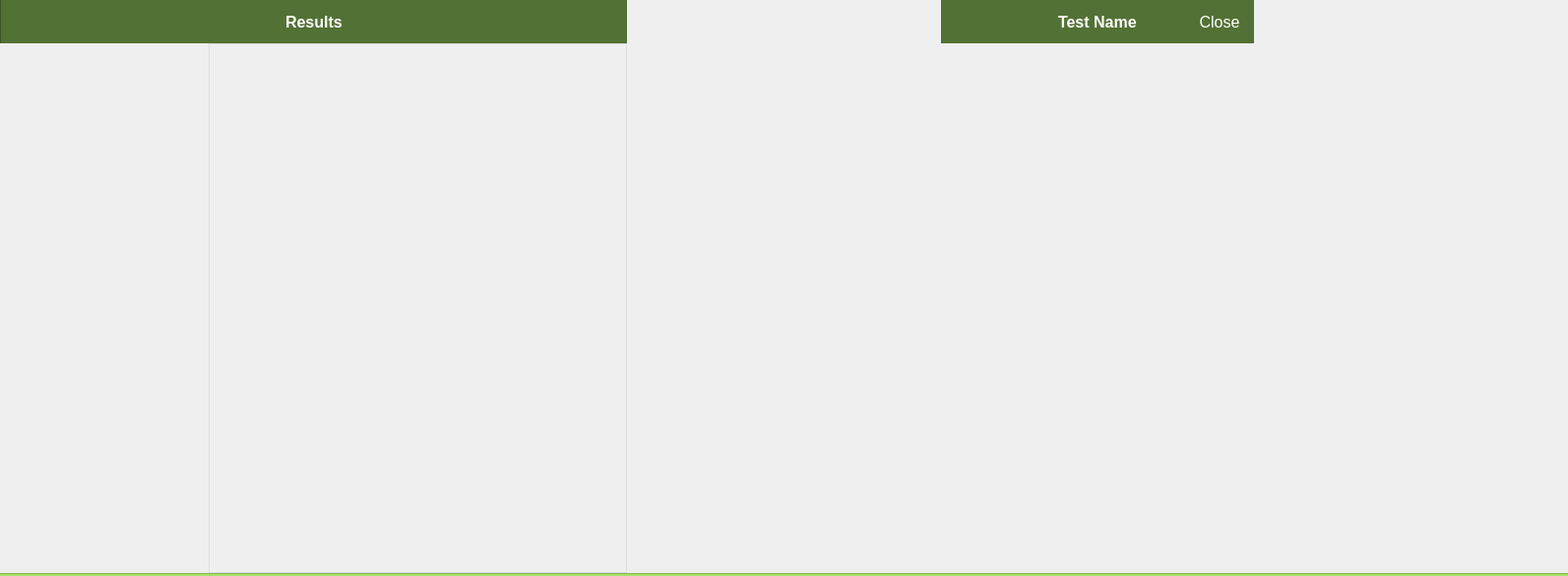
<?xml version="1.0" encoding="UTF-8"?>
<ui version="4.0">
 <class>ResultsPage</class>
 <widget class="QWidget" name="ResultsPage">
  <property name="geometry">
   <rect>
    <x>0</x>
    <y>0</y>
    <width>1593</width>
    <height>585</height>
   </rect>
  </property>
  <property name="minimumSize">
   <size>
    <width>0</width>
    <height>0</height>
   </size>
  </property>
  <property name="windowTitle">
   <string>ResultsPage</string>
  </property>
  <property name="styleSheet">
   <string notr="true">QWidget
{
	outline: hidden;
}

QWidget#resultsScrollWidgetContainer
{
	border-style: solid;
	border-color: #ddd;
	border-width: 1px 1px 1px 1px;
}

QLabel#bottomLine1
{
	background: #83b553
}

QLabel#bottomLine2
{
	background: #a4e268;
}

QLabel#sectionTitleLabel,#subresultsTitleLabel
{
	color: #fff;
	font-weight: bold;
	font-size: 16px;
}

QWidget#topBar,#subresultsTopBar
{
	border-style: solid;
	border-color: #3d5624;
	border-width: 0px 0px 0px 1px;
	background-color: #527134;
}

QLabel#sectionTitleLabel,#subresultsTItleLabel
{
	background-color: #527134;
	color: #fff;
	font-weight: bold;
	font-size: 16px;
}

QPushButton#subresultsCloseButton,#subresultsHiddenButton {
	background-color: #527134;
	border: none;
	min-width: 70px; max-width: 70px;
	color: #fff;
	font-weight: normal;
	font-size: 16px;
}

QPushButton#subresultsCloseButton:hover
{
	background-color: #577837;
}

QPushButton#subresultsCloseButton:pressed
{
	background-color: #4d6a31;
}

QPushButton#subresultsHiddenButton
{
	color: #527134;
}
</string>
  </property>
  <layout class="QVBoxLayout" name="verticalLayout_2">
   <property name="spacing">
    <number>0</number>
   </property>
   <property name="leftMargin">
    <number>0</number>
   </property>
   <property name="topMargin">
    <number>0</number>
   </property>
   <property name="rightMargin">
    <number>0</number>
   </property>
   <property name="bottomMargin">
    <number>0</number>
   </property>
   <item>
    <layout class="QHBoxLayout" name="horizontalLayout" stretch="2,1,1,1">
     <property name="spacing">
      <number>0</number>
     </property>
     <property name="rightMargin">
      <number>0</number>
     </property>
     <item>
      <widget class="QWidget" name="resultsPanel" native="true">
       <property name="sizePolicy">
        <sizepolicy hsizetype="Expanding" vsizetype="Expanding">
         <horstretch>0</horstretch>
         <verstretch>0</verstretch>
        </sizepolicy>
       </property>
       <layout class="QVBoxLayout" name="verticalLayout_3">
        <property name="spacing">
         <number>0</number>
        </property>
        <property name="leftMargin">
         <number>0</number>
        </property>
        <property name="topMargin">
         <number>0</number>
        </property>
        <property name="rightMargin">
         <number>0</number>
        </property>
        <property name="bottomMargin">
         <number>0</number>
        </property>
        <item>
         <widget class="QWidget" name="topBar" native="true">
          <property name="minimumSize">
           <size>
            <width>0</width>
            <height>44</height>
           </size>
          </property>
          <property name="maximumSize">
           <size>
            <width>16777215</width>
            <height>44</height>
           </size>
          </property>
          <layout class="QHBoxLayout" name="horizontalLayout_6">
           <property name="spacing">
            <number>10</number>
           </property>
           <property name="leftMargin">
            <number>0</number>
           </property>
           <property name="topMargin">
            <number>0</number>
           </property>
           <property name="rightMargin">
            <number>0</number>
           </property>
           <property name="bottomMargin">
            <number>0</number>
           </property>
           <item>
            <spacer name="horizontalSpacer_3">
             <property name="orientation">
              <enum>Qt::Horizontal</enum>
             </property>
             <property name="sizeHint" stdset="0">
              <size>
               <width>40</width>
               <height>20</height>
              </size>
             </property>
            </spacer>
           </item>
           <item>
            <widget class="QLabel" name="sectionTitleLabel">
             <property name="text">
              <string>Results</string>
             </property>
            </widget>
           </item>
           <item>
            <spacer name="horizontalSpacer_4">
             <property name="orientation">
              <enum>Qt::Horizontal</enum>
             </property>
             <property name="sizeHint" stdset="0">
              <size>
               <width>40</width>
               <height>20</height>
              </size>
             </property>
            </spacer>
           </item>
          </layout>
         </widget>
        </item>
        <item>
         <layout class="QHBoxLayout" name="horizontalLayout_2" stretch="1,2">
          <property name="spacing">
           <number>0</number>
          </property>
          <item>
           <widget class="SelectableScrollWidget" name="resultsHistoryScrollWidget" native="true"/>
          </item>
          <item>
           <widget class="QWidget" name="resultsScrollWidgetContainer" native="true">
            <property name="sizePolicy">
             <sizepolicy hsizetype="Expanding" vsizetype="Expanding">
              <horstretch>0</horstretch>
              <verstretch>0</verstretch>
             </sizepolicy>
            </property>
            <property name="minimumSize">
             <size>
              <width>0</width>
              <height>0</height>
             </size>
            </property>
            <property name="maximumSize">
             <size>
              <width>16777215</width>
              <height>16777215</height>
             </size>
            </property>
            <layout class="QVBoxLayout" name="verticalLayout_4">
             <property name="spacing">
              <number>0</number>
             </property>
             <property name="leftMargin">
              <number>1</number>
             </property>
             <property name="topMargin">
              <number>0</number>
             </property>
             <property name="rightMargin">
              <number>1</number>
             </property>
             <property name="bottomMargin">
              <number>0</number>
             </property>
             <item>
              <widget class="ItemScrollWidget" name="resultsScrollWidget" native="true">
               <property name="sizePolicy">
                <sizepolicy hsizetype="Expanding" vsizetype="Expanding">
                 <horstretch>0</horstretch>
                 <verstretch>0</verstretch>
                </sizepolicy>
               </property>
              </widget>
             </item>
            </layout>
           </widget>
          </item>
         </layout>
        </item>
       </layout>
      </widget>
     </item>
     <item>
      <widget class="DescriptionWidget" name="descriptionPanel" native="true">
       <property name="sizePolicy">
        <sizepolicy hsizetype="Expanding" vsizetype="Expanding">
         <horstretch>0</horstretch>
         <verstretch>0</verstretch>
        </sizepolicy>
       </property>
      </widget>
     </item>
     <item>
      <widget class="QWidget" name="subresultsPanel" native="true">
       <property name="sizePolicy">
        <sizepolicy hsizetype="Expanding" vsizetype="Expanding">
         <horstretch>0</horstretch>
         <verstretch>0</verstretch>
        </sizepolicy>
       </property>
       <layout class="QVBoxLayout" name="verticalLayout_9">
        <property name="spacing">
         <number>0</number>
        </property>
        <property name="leftMargin">
         <number>0</number>
        </property>
        <property name="topMargin">
         <number>0</number>
        </property>
        <property name="rightMargin">
         <number>0</number>
        </property>
        <property name="bottomMargin">
         <number>0</number>
        </property>
        <item>
         <widget class="QWidget" name="subresultsTopBar" native="true">
          <property name="minimumSize">
           <size>
            <width>0</width>
            <height>44</height>
           </size>
          </property>
          <property name="maximumSize">
           <size>
            <width>16777215</width>
            <height>44</height>
           </size>
          </property>
          <layout class="QHBoxLayout" name="horizontalLayout_8">
           <property name="spacing">
            <number>0</number>
           </property>
           <property name="leftMargin">
            <number>0</number>
           </property>
           <property name="topMargin">
            <number>0</number>
           </property>
           <property name="rightMargin">
            <number>0</number>
           </property>
           <property name="bottomMargin">
            <number>0</number>
           </property>
           <item>
            <widget class="QPushButton" name="subresultsHiddenButton">
             <property name="sizePolicy">
              <sizepolicy hsizetype="Minimum" vsizetype="Expanding">
               <horstretch>0</horstretch>
               <verstretch>0</verstretch>
              </sizepolicy>
             </property>
             <property name="text">
              <string>Close</string>
             </property>
             <property name="flat">
              <bool>false</bool>
             </property>
            </widget>
           </item>
           <item>
            <spacer name="horizontalSpacer_9">
             <property name="orientation">
              <enum>Qt::Horizontal</enum>
             </property>
             <property name="sizeHint" stdset="0">
              <size>
               <width>40</width>
               <height>20</height>
              </size>
             </property>
            </spacer>
           </item>
           <item>
            <widget class="QLabel" name="subresultsTitleLabel">
             <property name="text">
              <string>Test Name</string>
             </property>
            </widget>
           </item>
           <item>
            <spacer name="horizontalSpacer_10">
             <property name="orientation">
              <enum>Qt::Horizontal</enum>
             </property>
             <property name="sizeHint" stdset="0">
              <size>
               <width>40</width>
               <height>20</height>
              </size>
             </property>
            </spacer>
           </item>
           <item>
            <widget class="QPushButton" name="subresultsCloseButton">
             <property name="sizePolicy">
              <sizepolicy hsizetype="Minimum" vsizetype="Expanding">
               <horstretch>0</horstretch>
               <verstretch>0</verstretch>
              </sizepolicy>
             </property>
             <property name="text">
              <string>Close</string>
             </property>
             <property name="flat">
              <bool>false</bool>
             </property>
            </widget>
           </item>
          </layout>
         </widget>
        </item>
        <item>
         <widget class="ScrollWidget" name="subresultsScrollWidget" native="true">
          <property name="sizePolicy">
           <sizepolicy hsizetype="Expanding" vsizetype="Expanding">
            <horstretch>0</horstretch>
            <verstretch>0</verstretch>
           </sizepolicy>
          </property>
         </widget>
        </item>
       </layout>
      </widget>
     </item>
     <item>
      <widget class="ResultDetailPage" name="diagramPanel" native="true"/>
     </item>
    </layout>
   </item>
   <item>
    <widget class="QLabel" name="bottomLine1">
     <property name="minimumSize">
      <size>
       <width>0</width>
       <height>1</height>
      </size>
     </property>
     <property name="maximumSize">
      <size>
       <width>16777215</width>
       <height>1</height>
      </size>
     </property>
     <property name="text">
      <string/>
     </property>
    </widget>
   </item>
   <item>
    <widget class="QLabel" name="bottomLine2">
     <property name="minimumSize">
      <size>
       <width>0</width>
       <height>2</height>
      </size>
     </property>
     <property name="maximumSize">
      <size>
       <width>16777215</width>
       <height>2</height>
      </size>
     </property>
     <property name="text">
      <string/>
     </property>
    </widget>
   </item>
  </layout>
 </widget>
 <layoutdefault spacing="6" margin="11"/>
 <customwidgets>
  <customwidget>
   <class>SelectableScrollWidget</class>
   <extends>QWidget</extends>
   <header location="global">SelectableScrollWidget.h</header>
   <container>1</container>
  </customwidget>
  <customwidget>
   <class>ScrollWidget</class>
   <extends>QWidget</extends>
   <header location="global">ScrollWidget.h</header>
   <container>1</container>
  </customwidget>
  <customwidget>
   <class>DescriptionWidget</class>
   <extends>QWidget</extends>
   <header location="global">DescriptionWidget.h</header>
   <container>1</container>
  </customwidget>
  <customwidget>
   <class>ResultDetailPage</class>
   <extends>QWidget</extends>
   <header location="global">ResultDetailPage.h</header>
   <container>1</container>
  </customwidget>
  <customwidget>
   <class>ItemScrollWidget</class>
   <extends>QWidget</extends>
   <header>ItemScrollWidget.h</header>
   <container>1</container>
  </customwidget>
 </customwidgets>
 <resources>
  <include location="resources.qrc"/>
 </resources>
 <connections/>
</ui>
